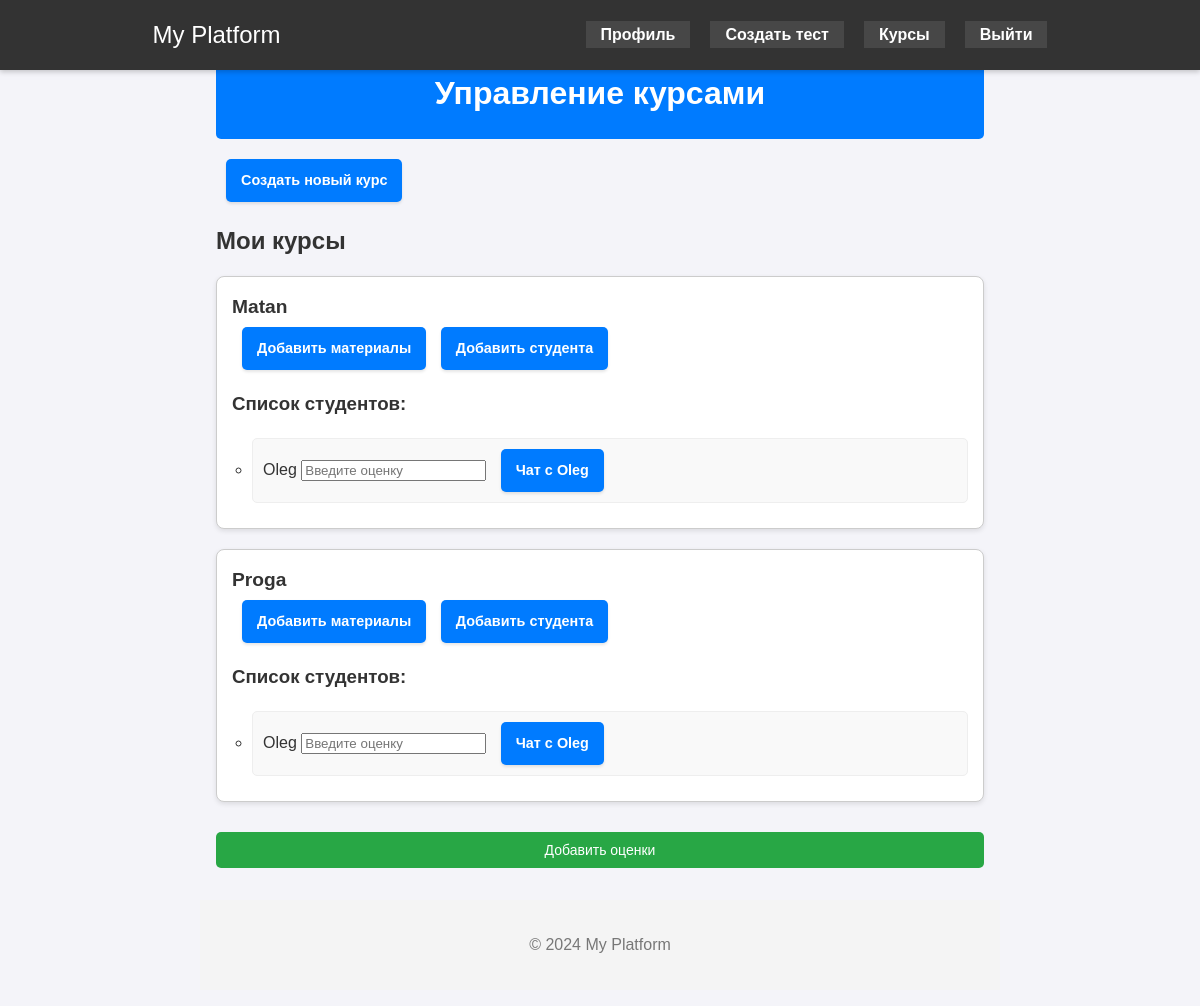
Screenshot of /manage_courses/ (signed in) with the database file from the repository.
### main/models.py (models this page shows, shortened)
class Courses(models.Model):
    name = models.CharField(max_length=128, blank=False)
    description = models.TextField(null=True)
    students = models.ManyToManyField(Users)
    teacher = models.ForeignKey(Users, on_delete=models.SET_NULL, null=True, limit_choices_to={'role': Users.TEACHER}, related_name='teacher')

class Users(AbstractUser):
    STUDENT = 'S'
    TEACHER = 'T'
    ROLES = [
        (STUDENT, 'Student'),
        (TEACHER, 'Teacher'),
    ]
    role = models.CharField(choices=ROLES, max_length=1, default=STUDENT)

### main/views.py (the view, shortened to what this page needs)
# urls.py: path('manage_courses/', manage_courses_view, name='manage_courses'),
@login_required
def manage_courses_view(request):
    if request.user.role != 'T':  # Проверка, что пользователь преподаватель
        return HttpResponseForbidden("Только преподаватели могут управлять курсами.")
    courses = Courses.objects.filter(teacher=request.user)
    form_data = {}
    for course in courses:
        form_data[course] = []
        for student in course.students.all():
            form = GradeForm(prefix=f"grade_{course.id}_{student.id}")
            form_data[course].append({'student': student, 'form': form})
    return render(request, 'manage_courses.html', {'courses': courses, 'form_data': form_data})

### templates/manage_courses.html (shortened to what this page needs)
{% extends "base.html" %}
{% block content %}
<!DOCTYPE html>
<html lang="ru">
<head>
    {% load static %}
    <link rel="stylesheet" href="{% static 'css/profile.css' %}">
    <link rel="stylesheet" href="{% static 'css/manage_courses_styles.css' %}">
    <link rel="stylesheet" href="{% static 'css/styles.css' %}">
</head>
<body>
    <h1 class="profile-header">Управление курсами</h1>
    <a href="{% url 'create_course' %}" class="btn">Создать новый курс</a>
    <h2 class="section-title">Мои курсы</h2>
    <form method="POST" class="course-form">
        <ul class="course-list">
            {% for course, students in form_data.items %}
            <li class="course-item">
                <strong class="course-name">{{ course.name }}</strong>
                <a href="{% url 'add_material' course.id %}" class="btn">Добавить материалы</a>
                <a href="{% url 'add_student' %}" class="btn">Добавить студента</a>
                <h3 class="student-list-title">Список студентов:</h3>
                <ul class="student-list">
                    {% for student_data in students %}
                    <li class="student-item">
                        {{ student_data.student.username }}
                        {{ student_data.form.grade }}
                        <a href="{% url 'chat' student_data.student.id %}" class="btn btn-chat">Чат с {{ student_data.student.username }}</a>
                    </li>
                    {% endfor %}
                </ul>
            </li>
            {% endfor %}
        </ul>
        <button type="submit" class="btn-submit-grades">Добавить оценки</button>
    </form>
</body>
</html>
{% endblock %}

### static/css/styles.css (style rules this page uses)
body { font-family: Arial, sans-serif; line-height: 1.6; margin: 0 auto; max-width: 800px; padding: 1em; background-color: #f4f4f9; color: #333; }
h1, h2 { color: #333; }
a { color: #007BFF; text-decoration: none; }
.profile-header { text-align: center; background-color: #007BFF; color: white; padding: 20px; margin-bottom: 20px; border-radius: 5px; }
.btn { display: inline-block; background: #007BFF; color: white; padding: 10px 15px; border-radius: 5px; text-decoration: none; margin-left: 10px; font-size: 0.9em; }

### static/css/profile.css (style rules this page uses)
body { font-family: Arial, sans-serif; background-color: #f4f4f9; color: #333; line-height: 1.6; margin: 0 auto; padding: 0; }
.profile-header { text-align: center; padding: 20px; background-color: #5bc0de; color: #333; margin-bottom: 20px; }
.btn { display: inline-block; background: #2394b6; color: white; padding: 10px 20px; border-radius: 5px; text-decoration: none; margin-left: 10px; font-size: 0.9em; border: none; box-shadow: 0 2px 3px rgba(0, 0, 0, 0.1); transition: background 0.3s ease; }
.btn-chat { background-color: #f39c12; color: white; margin-left: 10px; }

### static/css/manage_courses_styles.css (style rules this page uses)
body { font-family: Arial, sans-serif; background-color: #f4f4f9; color: #333; line-height: 1.6; margin: 0; padding: 0; }
h1 { text-align: center; color: #007BFF; margin-bottom: 20px; }
h2 { color: #333; margin-bottom: 15px; font-weight: bold; }
.course-list { list-style: none; padding: 0; margin: 0; }
.course-item { margin-bottom: 20px; padding: 15px; background: #fff; border: 1px solid #ccc; border-radius: 8px; box-shadow: 0 2px 5px rgba(0, 0, 0, 0.1); }
.course-item strong { display: block; font-size: 1.2em; margin-bottom: 5px; color: #333; }
.student-list { margin-top: 10px; padding-left: 20px; }
.student-item { background: #f9f9f9; border: 1px solid #eee; padding: 10px; border-radius: 5px; margin-bottom: 10px; }
a { color: #007BFF; text-decoration: none; font-weight: bold; }
.btn-create-course, .btn-add-material, .btn-add-student, .btn-submit-grades { display: inline-block; background-color: #007BFF; color: white; padding: 10px 15px; border: none; border-radius: 5px; font-size: 14px; cursor: pointer; text-align: center; margin-top: 10px; text-decoration: none; }
form .btn-submit-grades { width: 100%; background-color: #28a745; }
.btn-chat { background-color: #f39c12; color: white; margin-left: 10px; }

### rows the page displays
Courses: name "Matan"
Users: student.username "Oleg"
Courses: name "Proga"
